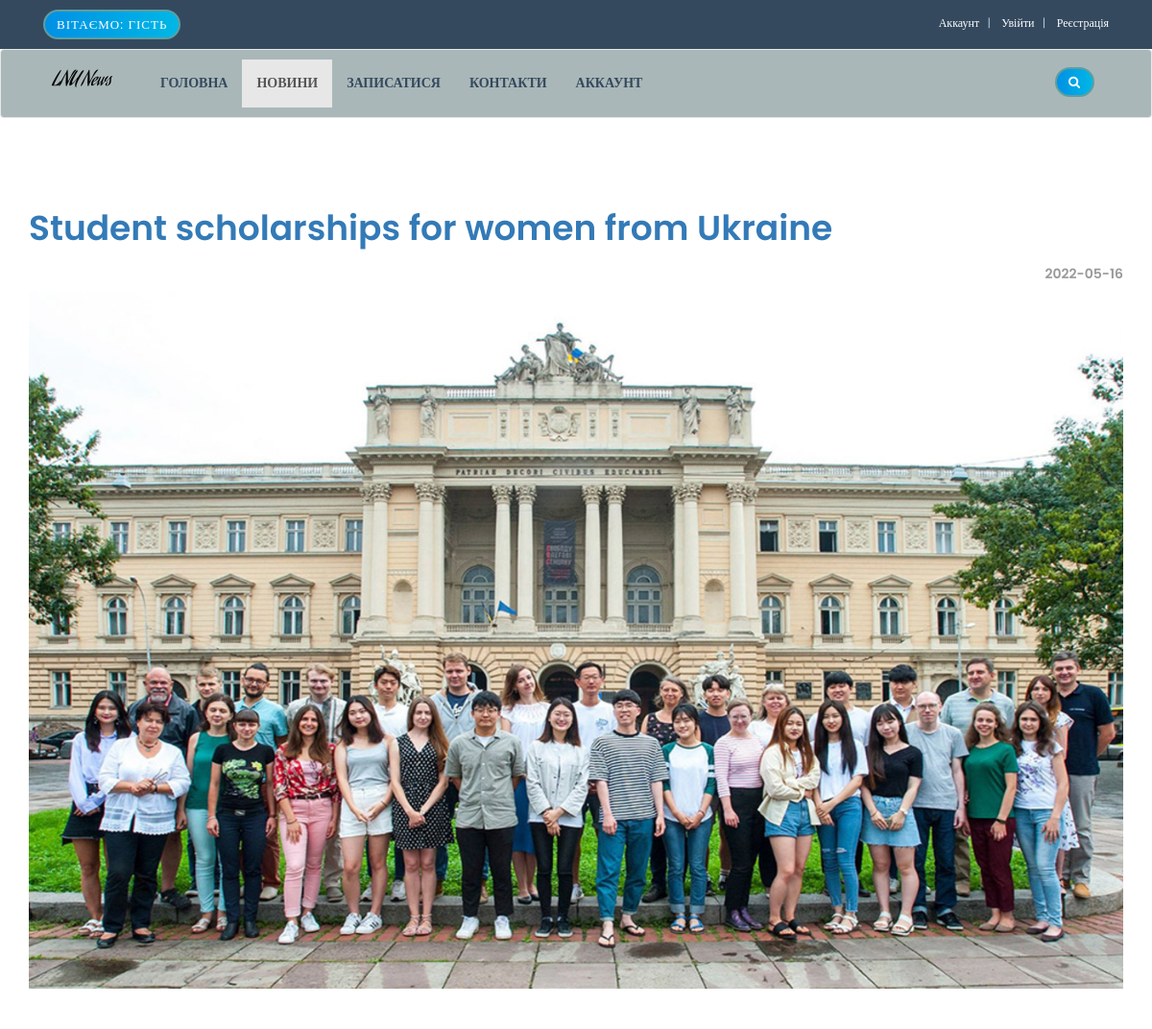
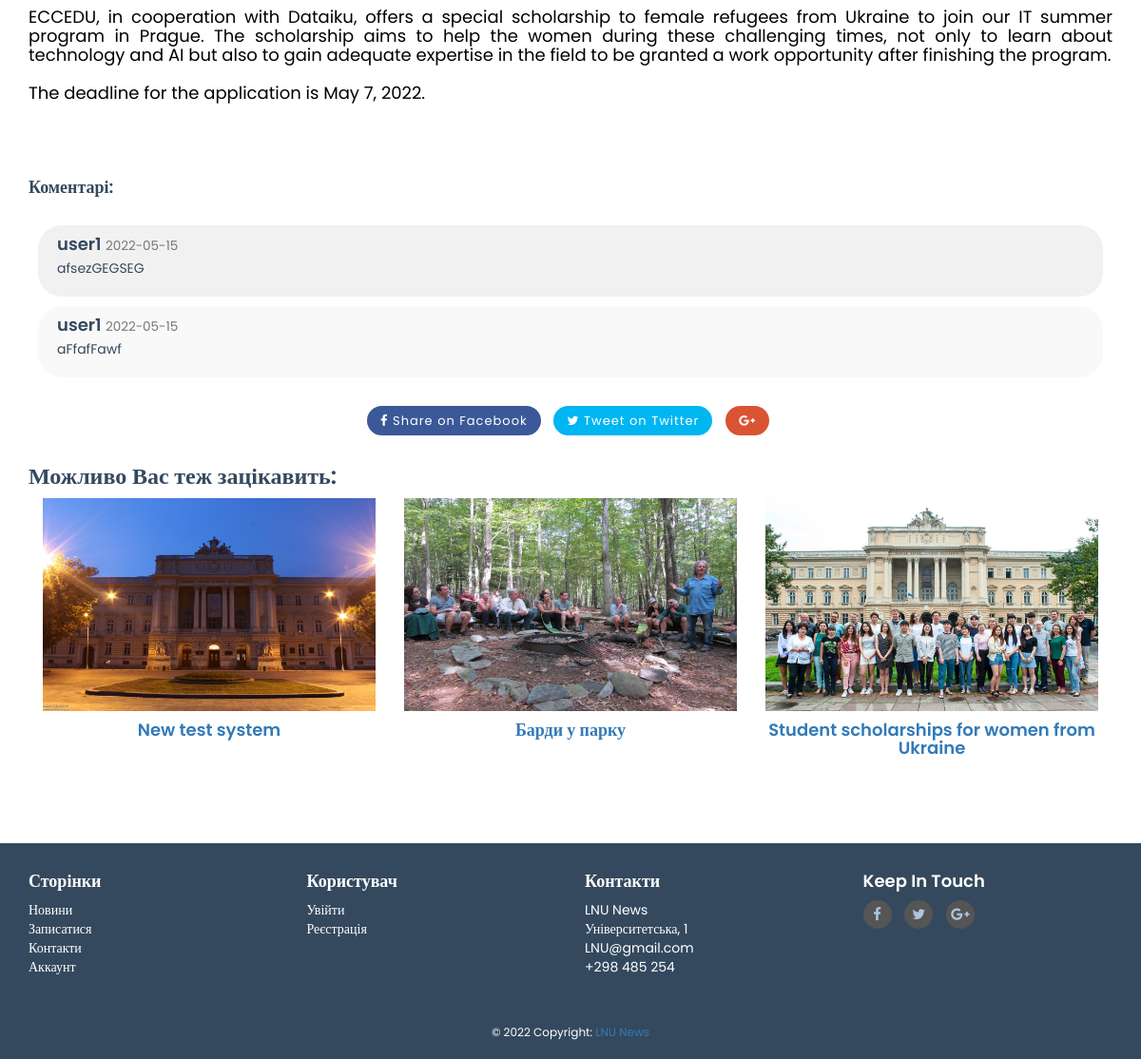
/details.php?event_id=4, run on the app's committed database (2 pictures, top to bottom).
### tables this page shows
CREATE TABLE `events` (
  `event_id` int(10) NOT NULL,
  `e_cat_id` int(10) NOT NULL,
  `cat_id` int(10) NOT NULL,
  `date` timestamp NOT NULL DEFAULT current_timestamp() ON UPDATE current_timestamp(),
  `event_title` text NOT NULL,
  `event_img1` text NOT NULL,
  `event_keywords` text NOT NULL,
  `event_desc` text NOT NULL
);

CREATE TABLE `events_comments` (
  `Id` int(11) NOT NULL,
  `CustomerID` int(11) NOT NULL,
  `EventId` int(11) NOT NULL,
  `Message` varchar(1000) NOT NULL,
  `Date` date NOT NULL
);

CREATE TABLE `customers` (
  `customer_id` int(10) NOT NULL,
  `customer_name` varchar(255) NOT NULL,
  `customer_phone` varchar(255) NOT NULL,
  `customer_email` varchar(255) NOT NULL,
  `customer_address` text NOT NULL,
  `customer_city` text NOT NULL,
  `customer_group` text NOT NULL,
  `customer_pass` varchar(255) NOT NULL,
  `customer_ip` varchar(100) NOT NULL
);

### details.php (the view, shortened to what this page needs)
<?php
include("db.php");
include_once("functions/functions.php");
?>
<!DOCTYPE html>
<html lang="en">
<head>
    <link rel="stylesheet" href="styles/bootstrap-337.min.css">
    <link rel="stylesheet" href="font-awsome/css/font-awesome.min.css">
    <link rel="stylesheet" href="styles/style.css">
    <link href="styles/version/tech.css" rel="stylesheet">
</head>
<body>
<div id="top">
       <div class="container">
           <div class="col-md-6 offer">
            <a href="#" class="btn btn-success btn-primary">
                   <?php
                   if(!isset($_SESSION['customer_email'])){
                       echo "Вітаємо: Гість";
                   }else{
                       echo "Вітаємо: " . $_SESSION['customer_email'] . "";
                   }
                   ?>
               </a>
           </div>
           <div class="col-md-6">
               <ul class="menu">
                    <li>
                        <?php
                         if(!isset($_SESSION['customer_email'])){
                             echo"<a href='checkout.php'>Аккаунт</a>";
                         }else{
                            echo"<a href='customer/account.php?edit_acc'>Аккаунт</a>";
                         }
                         ?>
                  </li>
                   <li>
                     <a href="checkout.php">
                     <?php
                     if(!isset($_SESSION['customer_email'])){
                          echo "<a href='checkout.php'> Увійти </a>";
                         }else{
                          echo " <a href='logout.php'> Вийти </a> ";
                         }
                     ?>
                     </a>
                   </li>
                   <li>
                       <a href="register.php">Реєстрація</a>
                   </li>
               </ul>
           </div>
       </div>
   </div>
   <div id="navbar" class="navbar navbar-default">
       <div class="container">
           <div class="navbar-header">
               <a href="index.php" class="navbar-brand home">
                   <img src="images/news-logo.png" alt="News Logo" class="hidden-xs">
               </a>
           </div>
           <div class="navbar-collapse collapse" id="navigation">
               <div class="padding-nav">
                   <ul class="nav navbar-nav left">
                       <li >
                           <a href="index.php">Головна</a>
                       </li>
                       <li class="active">
                           <a href="shop.php">Новини</a>
                       </li>
                       <li>
                        <?php
                           if(!isset($_SESSION['customer_email'])){
                               echo"<a href='checkout.php'>Записатися</a>";
                           }else{
                              echo"<a href='cart.php'>Записатися</a>";
                           }
                        ?>
                       </li>
                       <li>
                           <a href="contact.php">Контакти</a>
                       </li>
                        <li>
                          <?php
                           if(!isset($_SESSION['customer_email'])){
                               echo"<a href='checkout.php'>Аккаунт</a>";
                           }else{
                              echo"<a href='customer/account.php?edit_acc'>Аккаунт</a>";
                           }
                           ?>
                       </li>
                   </ul>
               </div>
               <div class="navbar-collapse collapse right">
                   <button class="btn btn-primary navbar-btn" type="button" data-toggle="collapse" data-target="#search">
                       <i class="fa fa-search"></i>
                   </button>
               </div>
           </div>
       </div>
   </div>
    <?php
    if(isset($_GET['event_id'])){
        $event_id= $_GET['event_id'];
        $get_event = "select * from events where event_id='$event_id'";
        $run_event = mysqli_query($con,$get_event);
        $row_event = mysqli_fetch_array($run_event);
        $event_title = $row_event['event_title'];
        $event_date = date('Y-m-d', strtotime($row_event['date']));
        $event_desc = $row_event['event_desc'];
        $event_img1 = $row_event['event_img1'];
    }
    ?>
   <div id="wrapper">
        <section class="section single-wrapper">
            <div class="container">
                <div class="row">
                    <div class="col-lg-12 col-md-12 col-sm-12 col-xs-12">
                        <div class="page-wrapper">
                            <div class="blog-title-area">
                                <h1 class="event-title"><?php echo $event_title; ?></h1>
                                <div class="blog-meta big-meta event-date">
                                    <small><h5><?php echo $event_date; ?></h5></small>
                                </div>
                            </div>
                            <div class="single-post-media">
                            <img class="img-responsive" src="admin_area/product_images/<?php echo $event_img1; ?>" alt="Event" />
                            <div class="blog-content">
                                <div class="pp">
                                    <div class="event-text">
                                        <h4><?php echo $event_desc; ?></h4>
                                    </div>
                                </div>
                            </div>
                            <div class="custombox clearfix">
                                <?php
                                    $event_id= $_GET['event_id'];
                                    $get_commets = "select * from events_comments where EventId='$event_id'";
                                    $run_commets = mysqli_query($con, $get_commets);
                                    $commets = mysqli_fetch_array($run_commets);
                                    if(is_array($commets) && count($commets) != 0) {
                                        echo "
                                            <h4 class='small-title'>Коментарі:</h4>
                                            </br>
                                        ";
                                    }
                                ?>
                                <div class='row'>
                                    <div class='col-lg-12'>
                                        <div class='comments-list'>
                                            <?php
                                                $event_id= $_GET['event_id'];
                                                $get_commets = "select * from events_comments where EventId='$event_id'";
                                                $run_commets = mysqli_query($con, $get_commets);
                                                while($commets = mysqli_fetch_array($run_commets)){
                                                    $comment_writer = $commets['CustomerID'];
                                                    $comment_message = $commets['Message'];
                                                    $comment_date = $commets['Date'];
                                                    $get_writer = "select * from customers where customer_id='$comment_writer'";
                                                    $run_writer = mysqli_query($con, $get_writer);
                                                    $writers = mysqli_fetch_array($run_writer);
                                                    $user_id = $writers['customer_name'];
                                                    echo "
                                                        <div class='media'>
                                                            <div class='media-body'>
                                                                <h4 class='media-heading user_name'>$user_id <small>$comment_date</small></h4>
                                                                <p>$comment_message</p>
                                                            </div>
                                                        </div>
                                                    ";
                                                }
                                            ?>
                                        </div>
                                    </div>
                                </div>
                            </div>
                            <div class="post-sharing text-center">
                                    <ul class="list-inline">
                                        <li><a href="#" class="fb-button btn btn-primary"><i class="fa fa-facebook"></i> <span class="down-mobile">Share on Facebook</span></a></li>
                                        <li><a href="#" class="tw-button btn btn-primary"><i class="fa fa-twitter"></i> <span class="down-mobile">Tweet on Twitter</span></a></li>
                                        <li><a href="#" class="gp-button btn btn-primary"><i class="fa fa-google-plus"></i></a></li>
                                    </ul>
                                </div>
                            <div class="custombox clearfix">
                                <h3 >Можливо Вас теж зацікавить:</h3>
                                <?php
                                    $get_event = "select * from events order by rand() DESC LIMIT 0,3";
                                    $run_event = mysqli_query($con,$get_event);
                                    while($row_event=mysqli_fetch_array($run_event)){
                                        $event_id = $row_event['event_id'];
                                        $event_title = $row_event['event_title'];
                                        $event_img1 = $row_event['event_img1'];
                                        echo "
                                            <div class='col-md-4 col-sm-4 center-responsive'>
                                                <div class='product same-height'>
                                                    <a href='details.php?event_id=$event_id'>
                                                        <img class='img-responsive' src='admin_area/product_images/$event_img1'>
                                                    </a>
                                                    <div class='text' align='center'>
                                                        <h4> <a href='details.php?event_id=$event_id'> $event_title </a> </h3>
                                                    </div>
                                                </div>
                                            </div>
                                        ";
                                    }
                                ?>
                            </div>
                        </div>
                    </div>
                </div>
            </div>
        </section>
    </div>
   <?php
    include("footer.php");
    ?>
</body>
</html>

### styles/style.css (style rules this page uses)
body { font-size: 14px; line-height: 1.42857143; color: #34495E; background: #ffffff; overflow-x: hidden; }
#top { background: #34495E ; color: #ffffff; padding: 10px 0; }
#top .offer { color: #ffffff; }
#top .offer .btn { text-transform: uppercase; }
#top a { color: #34495E; }
#top ul.menu { padding-top: 5px; margin: 0px; text-align: right; font-size: 12px; list-style: none; }
#top ul.menu > li { display: inline-block; }
#top ul.menu > li a { color: #ffffff; }
#top ul.menu > li + li:before { content: "|\00a0"; color: #B0C4DE; padding: 0 5px; }
.navbar { background: #AAB7B8; }
.navbar-collapse .right { float: right; }
.navbar-brand { float: left; padding: 10px 15px; font-size: 18px; line-height: 20px; height: 70px; }
.navbar ul.nav > li > a { font-family: 'Apple Chancery',cursive; text-transform: uppercase; font-weight: bold; font-size: 14px; background: #AAB7B8; color: #34495E; }
.padding-nav { padding-top: 10px; }
.btn-primary { font-family: Raleway-SemiBold; font-size: 13px; color: #B0C4DE; letter-spacing: 1px; line-height: 15px; border: 2px solid #5F9EA0; border-radius: 40px; background: transparent; background-color: #fff !important; transition: all 0.3s ease 0s; }
.section { padding: 4rem 0; display: block; position: relative; background-color: #ffffff; }
.media { border-radius: 25px; margin: 10px; padding: 10px; }
.media .media-body { padding-left: 10px; }
.comments-list .media:nth-child(odd) { background-color: #f1f1f1; }
.comments-list .media:nth-child(even) { background-color: #f9f9f9; }
.blog-title-area .event-title { color: #337ab7; text-align: justify; }
.blog-title-area .event-date { float: right; }
.event-text h4 { color: #000000 !important; font-weight: normal !important; font-family: 'Times New Roman', Times, serif; text-align: justify; }

### styles/version/tech.css (style rules this page uses)
body { background-color: #ffffff; }
h1, h2, h3, h4, h5, body, .navbar-toggleable-md .navbar-nav .nav-link, .market-header, .btn, .dropdown-item, .form-control, p { font-family: 'Poppins', serif !important; }
h1, h2, h3, h4, h5 { font-weight: 600; }
.single-wrapper { margin-top: 3.5rem; }
.blog-meta small a, .blog-meta small { font-weight: 500; color: #999 !important; }
.btn, .page-link:hover, .page-link:focus, .btn:hover, .btn:focus { color: #ffffff !important; background: rgba(0, 0, 0, 0) linear-gradient(to right, #0091e5 0px, #00b7e5 100%) repeat scroll 0 0 !important }
.gp-button.btn-primary:hover, .gp-button.btn-primary:focus, .gp-button.btn-primary { border-color: #DA5333 !important; background: #DA5333 !important; }
.fb-button.btn-primary:focus, .fb-button.btn-primary:hover, .fb-button.btn-primary { background: #3B5998 !important; border-color: #3B5998 !important; }
.tw-button.btn-primary:hover, .tw-button.btn-primary:focus, .tw-button.btn-primary { background: #00B6F1 !important; border-color: #00B6F1 !important; }

### data on the page
events: event_title "Student scholarships for women from Ukraine", date "2022-05-16", event_img1 (picture), event_desc "ECCEDU, in cooperation with Dataiku, offers a special scholarship to female refugees from Ukraine to join our IT summer program in Prague. The scholarship aims to help the women during these challenging times, not only to learn about technology and AI but also to gain adequate expertise in the field to be granted a work opportunity after finishing the program. The deadline for the application is May 7, 2022."
events_comments: CustomerID.customer_name "user1", Date "2022-05-15", Message "afsezGEGSEG"
events_comments: CustomerID.customer_name "user1", Date "2022-05-15", Message "aFfafFawf"
events: event_img1 (picture), event_title "New test system"
events: event_img1 (picture), event_title "Барди у парку"
